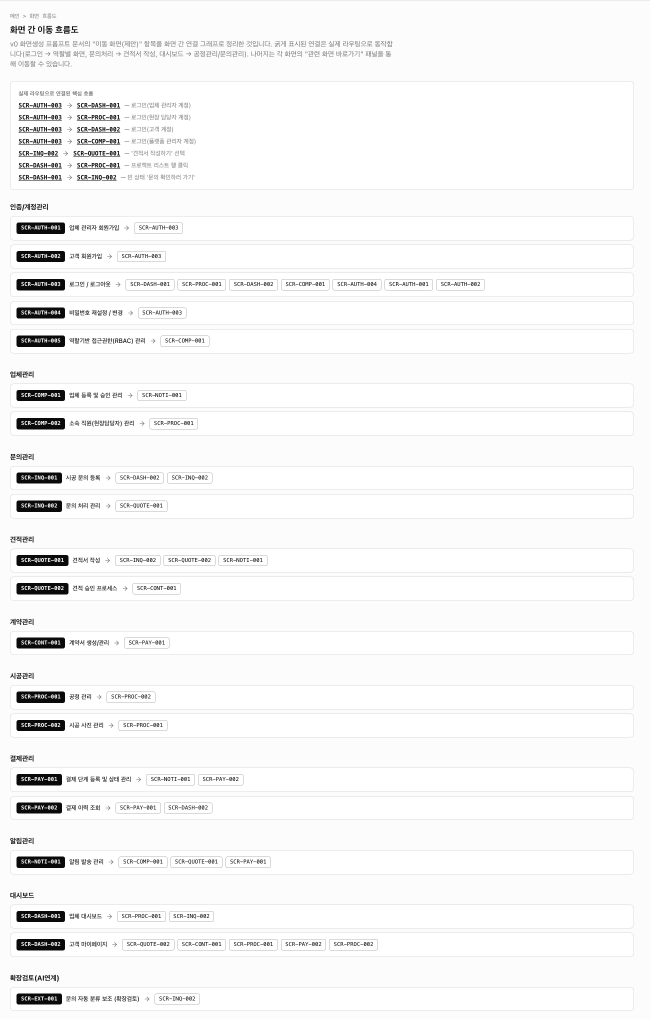
#> input picture docs/screen-spec/assets/flow.png, 1300 x 2038 px, given in place of raw-scr-auth-001.png, which was not available (shown at 1/2 size)
$ python crop.py
#> lines starting #> are read from the running program, lines starting #| are printed output that depends on the picture; pictures that were not available may be replaced by others from this repository, and a replacement may not be noted
import sys
from PIL import Image, ImageChops

SLUGS = "scr-auth-001 scr-auth-002 scr-auth-003 scr-auth-004 scr-auth-005 scr-comp-001 scr-comp-002 scr-inq-001 scr-inq-002 scr-quote-001 scr-quote-002 scr-cont-001 scr-proc-001 scr-proc-002 scr-pay-001 scr-pay-002 scr-noti-001 scr-dash-001 scr-dash-002 scr-ext-001".split()

LEFT_CROP = 300   # strip the app's own left nav sidebar
TOP_CROP = 55     # strip the app's own top black header bar
PAD = 16

for slug in SLUGS:
    src = f"raw-{slug}.png"
    im = Image.open(src).convert("RGB")
#> im is the input picture: PIL image 1300x2038 RGB; min 10, max 255, mean 246.7
    w, h = im.size
#> w = 1300; h = 2038
    im2 = im.crop((LEFT_CROP, TOP_CROP, w, h))
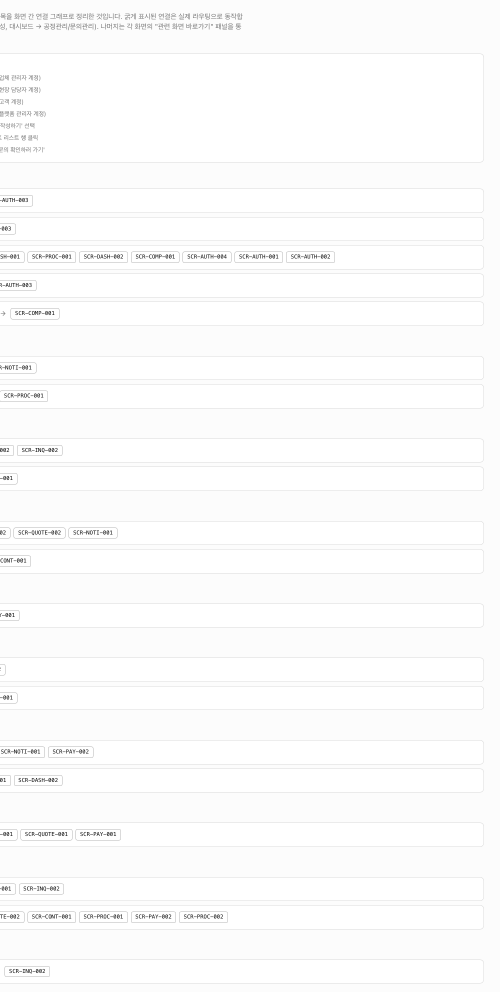
#> im2: PIL image 1000x1983 RGB (shown at 1/2 size); min 10, max 255, mean 251.7
    bg = Image.new("RGB", im2.size, (252, 252, 252))
#> bg: PIL image 1000x1983 RGB; every value is 252
    diff = ImageChops.difference(im2, bg).convert("L")
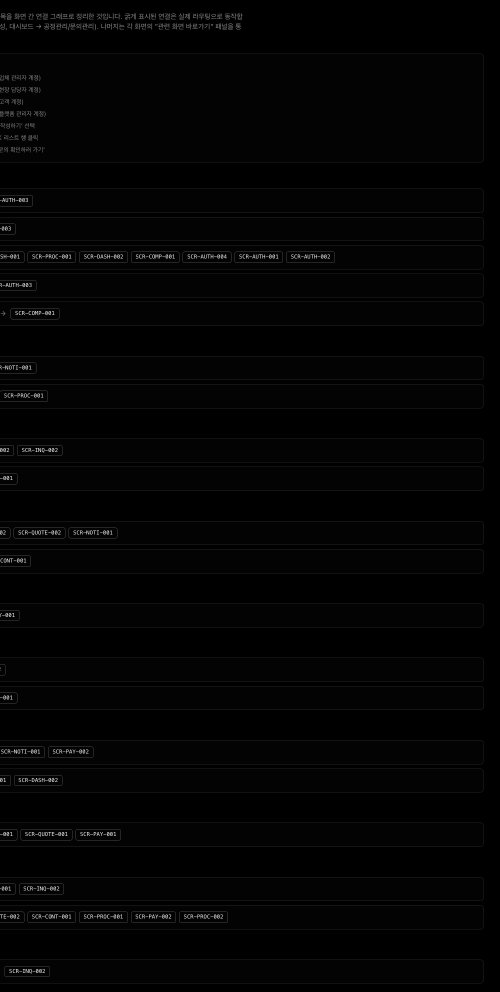
#> diff: PIL image 1000x1983 L (shown at 1/2 size); min 0, max 242, mean 3.5
    diff = diff.point(lambda p: 255 if p > 12 else 0)
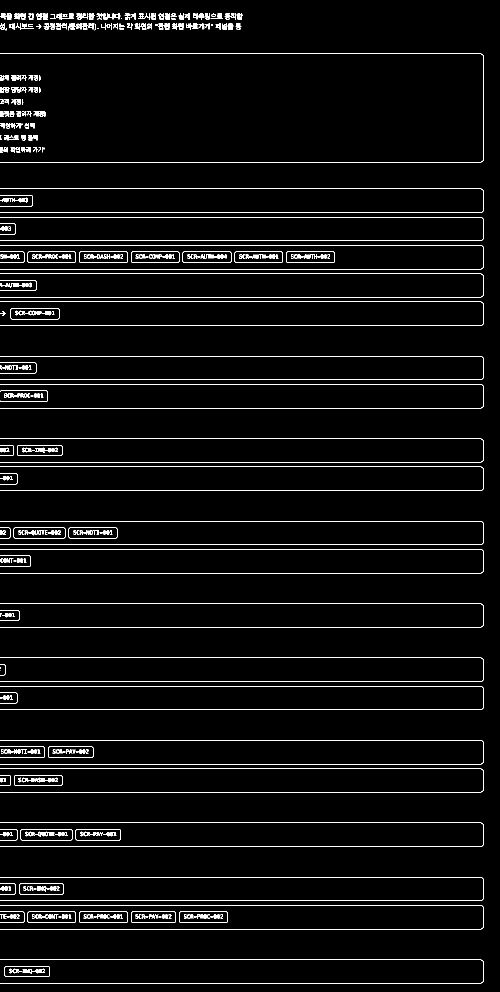
#> diff: PIL image 1000x1983 L (shown at 1/2 size); 3.3% white in thin lines or dots
    bbox = diff.getbbox()
#> bbox = (0, 26, 968, 1967)
    if bbox:
        l, t, r, b = bbox
#> l = 0; t = 26; r = 968; b = 1967
        l = max(0, l - PAD)
        t = max(0, t - PAD)
#> t = 10
        r = min(im2.width, r + PAD)
#> r = 984
        b = min(im2.height, b + PAD)
#> b = 1983
        im2 = im2.crop((l, t, r, b))
#> im2: PIL image 984x1973 RGB
    out = f"scr-{slug[4:]}.png" if slug.startswith("scr-") else f"{slug}.png"
    out = f"{slug}.png"
    im2.save(out)
    print(slug, im2.size)
#| scr-auth-001 (984, 1973)
#> pass 2 of the loop `for slug in SLUGS:`:
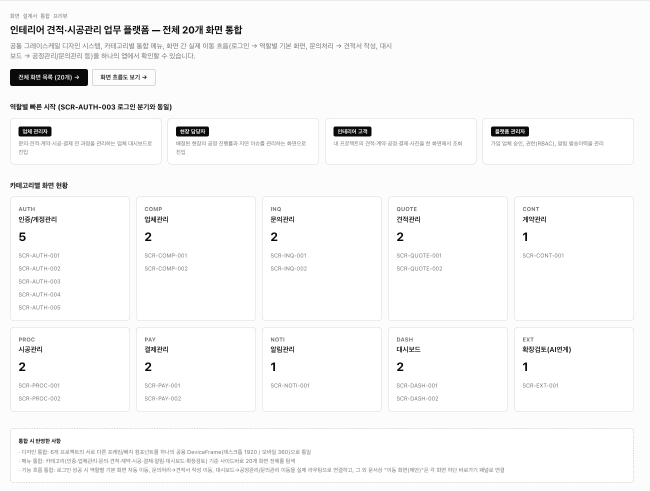
#> input picture docs/screen-spec/assets/home.png, 1300 x 982 px, given in place of raw-scr-auth-002.png, which was not available (shown at 1/2 size)
#> im is the input picture: PIL image 1300x982 RGB; min 10, max 255, mean 248.1
#> bg: PIL image 1000x927 RGB; every value is 252
#> `diff = diff.point(lambda p: 255 if p > 12 else 0)`:
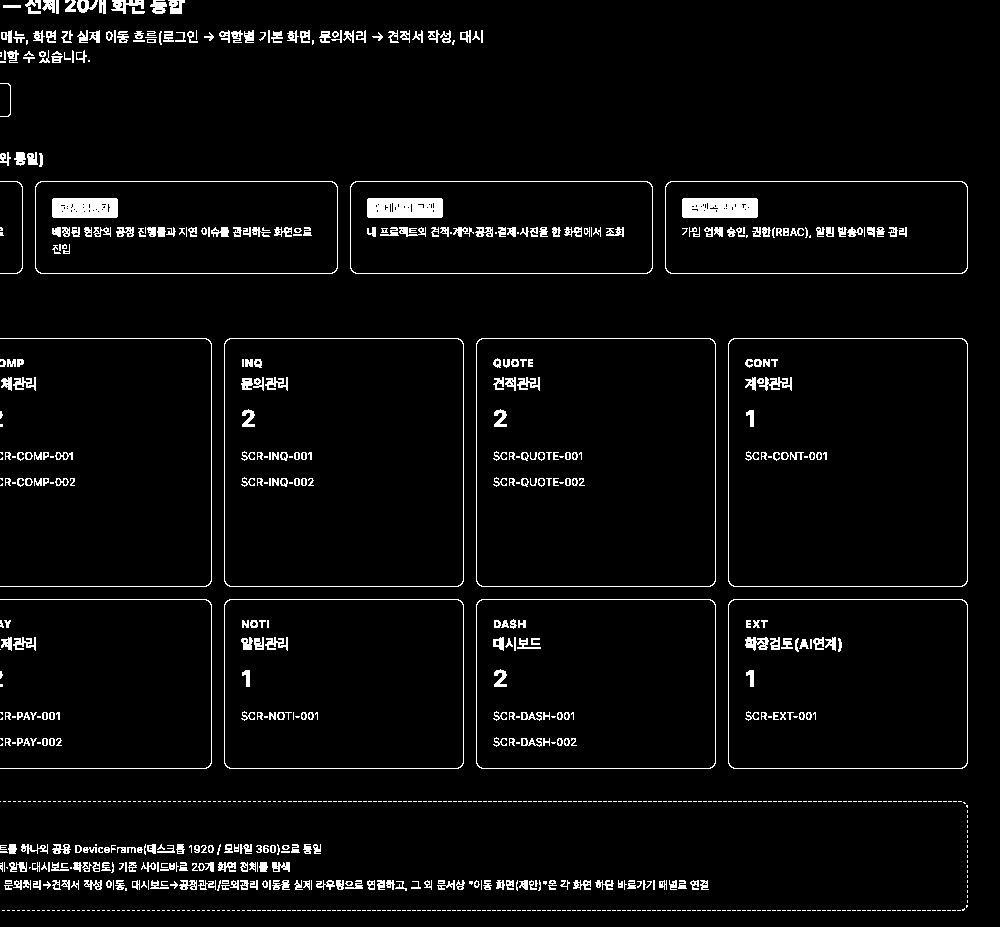
#> diff: PIL image 1000x927 L; 4.1% white in thin lines or dots
#> bbox = (0, 0, 968, 911)
#> `l, t, r, b = bbox`: t = 0; r = 968; b = 911
#> `r = min(im2.width, r + PAD)`: r = 984
#> `b = min(im2.height, b + PAD)`: b = 927
#> `im2 = im2.crop((l, t, r, b))`:
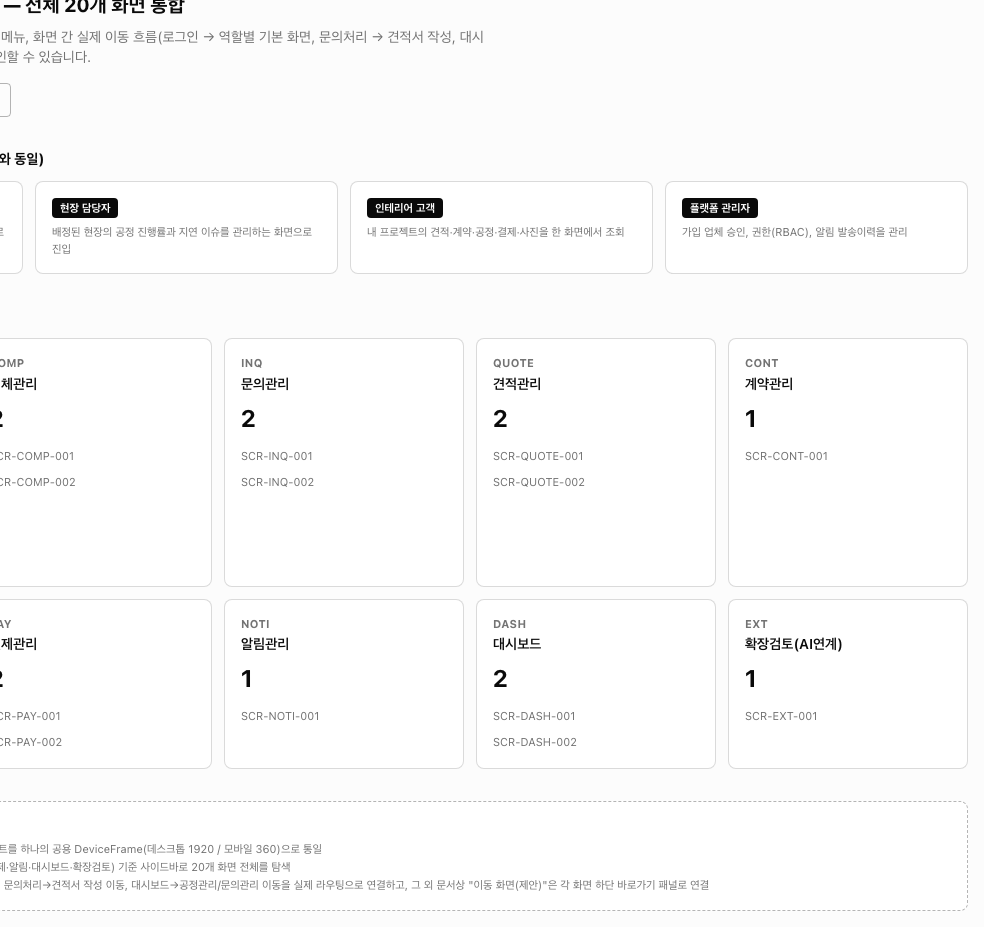
#> im2: PIL image 984x927 RGB; min 10, max 255, mean 250.1
#| scr-auth-002 (984, 927)
#> (the run stopped early here; a loop or call above may not have finished)
